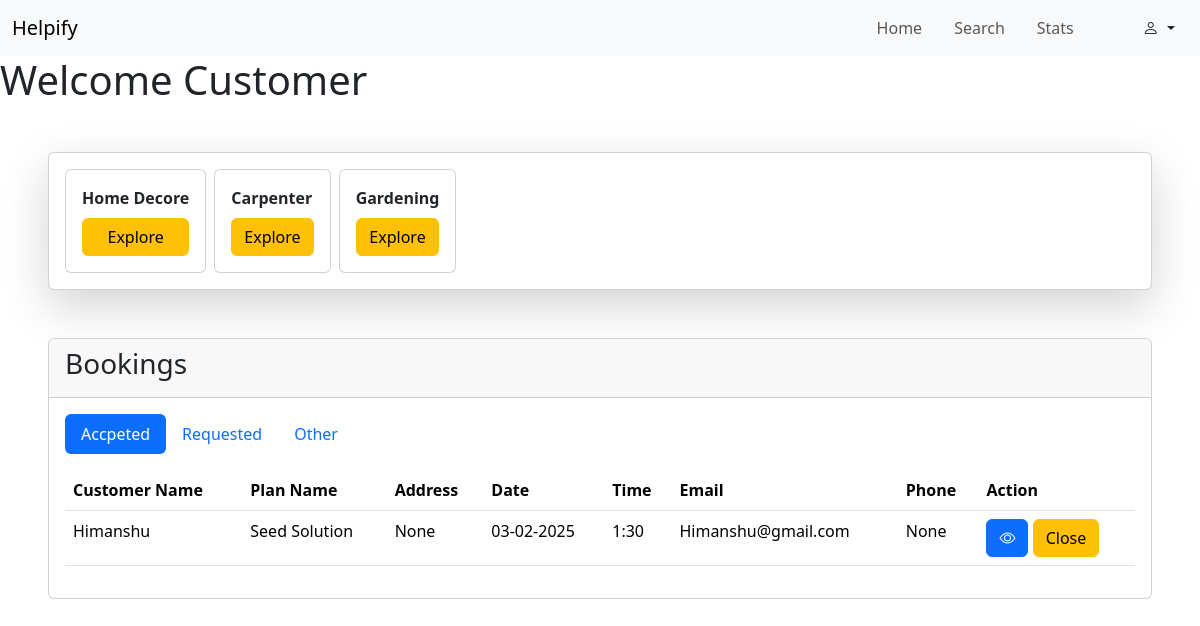
The app's page /customer/dashboard (signed in), older data.
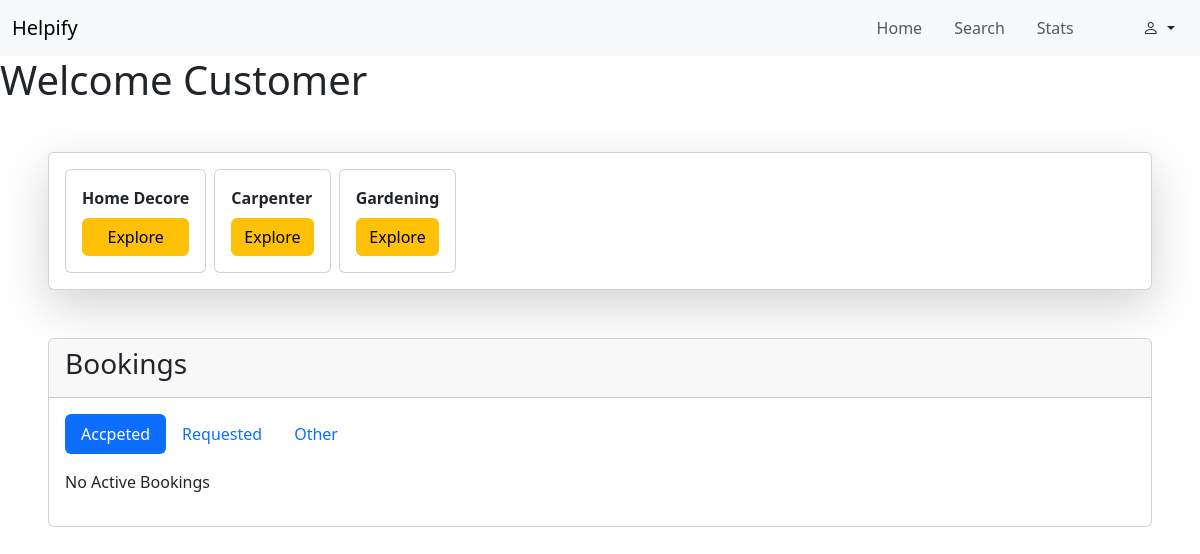
The same page, newer data.
### backend/models.py (models this page shows, shortened)
class ServiceCategory(db.Model):
    __tablename__ = "category"
    id = db.Column(db.Integer, primary_key=True, autoincrement=True)
    name = db.Column(db.String, unique=True)
    base_price = db.Column(db.Integer)
    tags = db.Column(db.String)
    img_url = db.Column(db.String, unique=True)
    service_plans = db.relationship("ServicePlan", backref="category")
    professionals = db.relationship("Professional", backref="category",cascade="all, delete-orphan")

class Booking(db.Model):
    __tablename__ = "booking"
    id = db.Column(db.Integer, primary_key=True, autoincrement=True)
    date = db.Column(db.String)
    time = db.Column(db.String)
    address = db.Column(db.String)
    status = db.Column(db.String)
    rating = db.Column(db.Integer)
    ratingmessage=db.Column(db.String)
    remark=db.Column(db.String)
    professional_id = db.Column(db.Integer, db.ForeignKey("professional.id"), nullable=False)
    customer_id = db.Column(db.Integer, db.ForeignKey("customer.id"), nullable=False)
    category_id = db.Column(db.Integer, db.ForeignKey("category.id"), nullable=False)
    service_plan_id = db.Column(db.Integer, db.ForeignKey("service_plan.id"), nullable=False)

class User(db.Model,UserMixin):
    __tablename__ = "customer"
    id = db.Column(db.Integer, primary_key=True, autoincrement=True)
    name = db.Column(db.String, unique=True)
    address = db.Column(db.String)
    city = db.Column(db.String)
    email = db.Column(db.String, unique=True)
    password = db.Column(db.String)
    phone = db.Column(db.String)
    status=db.Column(db.String)
    sent_booking = db.relationship("Booking", backref="customer")

class ServicePlan(db.Model):
    __tablename__ = "service_plan"
    id = db.Column(db.Integer, primary_key=True, autoincrement=True)
    name = db.Column(db.String, unique=True)
    price = db.Column(db.Integer)
    description = db.Column(db.String)
    planimg=db.Column(db.String)
    tags=db.Column(db.String)
    category_id = db.Column(db.Integer, db.ForeignKey("category.id"), nullable=False)
    professional_id = db.Column(db.Integer, db.ForeignKey("professional.id"), nullable=False)
    bookings = db.relationship("Booking", backref="service_plan")

### backend/routes.py (the view, shortened to what this page needs)
@app.route("/customer/dashboard", methods=["GET","POST"])
@login_required
def cust_dash():
    if isinstance(current_user, User):
        if request.method=="GET":
            cat= db.session.query(ServiceCategory).all()
            all_bookings=db.session.query(Booking).filter_by(customer_id=current_user.id).all()
            A_b=[]
            R_b =[]
            O_b = []
            for booking in all_bookings:
                    if booking.status=="Accepted" or booking.status=="inprogress" or booking.status=="Done":
                        A_b.append(booking)
                    elif booking.status == "Requested":
                        R_b.append(booking)
                    else:
                        O_b.append(booking)
            print(O_b)
            return render_template("/customer/dashboard.html",u=current_user,cats=cat,A_b=A_b,R_b = R_b,O_b = O_b)
    else:
        return "unauth"

### app.py (called while the page is built)
def initial_Setup():
    app = Flask(__name__)
    app.config["SQLALCHEMY_DATABASE_URI"]="sqlite:///my_app_db.sqlite3"
    app.config["SECRET_KEY"] = "xyshhfjf"
    login_manager = LoginManager(app)
    @login_manager.user_loader
    def load_user(user_email):
        return db.session.query(Admin).filter_by(email = user_email).first()  or \
             db.session.query(User).filter_by(email = user_email).first() or \
              db.session.query(Professional).filter_by(email = user_email).first()
    db.init_app(app)
    with app.app_context():
        if not os.path.exists("my_app_db.sqlite3"):
            db.create_all()
    app.app_context().push()
    return

### templates/customer/dashboard.html (shortened to what this page needs)
{% extends "/customer/base.html" %}
{% block content %}
<main>
    <h1>Welcome Customer </h1>
    <div class="card mt-5 ms-5 me-5 shadow-lg ">
        <div class="row m-3 gap-2">
            {% for i in cats %}
            <div class="col-3 card p-3" style="width: auto;">
                <b>{{i.name}}</b>
                <button class="btn btn-warning mt-2">Explore</button>
            </div>
            {% endfor %}
        </div>
    </div>
    <div class="card ms-5 me-5 mt-5">
        <div class="card-header">
            <h3>Bookings</h3>
        </div>
        <div class="card-body">
            <ul class="nav nav-pills mb-3" id="pills-tab" role="tablist">
                <li class="nav-item" role="presentation">
                    <button class="nav-link active" id="pills-home-tab" data-bs-toggle="pill"
                        data-bs-target="#pills-Active" type="button" role="tab" aria-controls="pills-home"
                        aria-selected="true">Accpeted</button>
                </li>
                <li class="nav-item" role="presentation">
                    <button class="nav-link" id="pills-profile-tab" data-bs-toggle="pill"
                        data-bs-target="#pills-Requested" type="button" role="tab" aria-controls="pills-profile"
                        aria-selected="false">Requested</button>
                </li>
                <li class="nav-item" role="presentation">
                    <button class="nav-link" id="pills-contact-tab" data-bs-toggle="pill"
                        data-bs-target="#pills-Flagged" type="button" role="tab" aria-controls="pills-contact"
                        aria-selected="false">Other</button>
                </li>
            </ul>
            <div class="tab-content" id="pills-tabContent">
                <div class="tab-pane fade show active" id="pills-Active" role="tabpanel"
                    aria-labelledby="pills-home-tab" tabindex="0">
                    {% if A_b %}
                    <table class="table">
                        <thead>
                            <tr>
                                <th scope="col">Customer Name</th>
                                <th scope="col">Plan Name</th>
                                <th scope="col">Address</th>
                                <th scope="col">Date</th>
                                <th scope="col">Time</th>
                                <th scope="col">Email</th>
                                <th scope="col">Phone</th>
                                <th scope="col">Action</th>
                            </tr>
                        </thead>
                        <tbody>
                            {% for i in A_b %}
                            <tr>
                                <td>{{i.customer.name}}</td>
                                <td>{{i.service_plan.name}}</td>
                                <td>{{i.customer.address}}</td>
                                <td>{{i.date}}</td>
                                <td>{{i.time}}</td>
                                <td>{{i.customer.email}}</td>
                                <td>{{i.customer.phone}}</td>
                                <td>
                                    <button class="btn btn-primary" type="button" data-bs-toggle="modal"
                                        data-bs-target="#bdetail-{{i.id}}"><i class="bi bi-eye"></i></button>
                                    {% if i.status=="Done" %}
                                        <button class="btn btn-warning" data-bs-toggle="modal"
                                        data-bs-target="#close-{{i.id}}" >Close</button>
                                    {% endif %}
                                </td>
                            </tr>
                            {% endfor %}
                        </tbody>
                    </table>
                    {% else %}
                    <p>No Active Bookings </p>
                    {% endif %}
                </div>
            </div>
        </div>
    </div>
</main>
{% endblock %}

### templates/customer/base.html (shortened to what this page needs)
<!DOCTYPE html>
<html lang="en">
<head>
    <link rel="stylesheet" href="https://cdn.jsdelivr.net/npm/bootstrap@5.3.3/dist/css/bootstrap.min.css">
    <link rel="stylesheet" href="https://cdn.jsdelivr.net/npm/bootstrap-icons@1.11.3/font/bootstrap-icons.min.css">
</head>
<body>
    <nav class="navbar navbar-expand-lg bg-body-tertiary">
        <div class="container-fluid ">
            <a class="navbar-brand" href="#">Helpify</a>
            <div class="collapse navbar-collapse " id="navbarSupportedContent">
                <ul class="navbar-nav ms-auto me-5 mb-2 mb-lg-0 ">
                    <li class="nav-item">
                        <a class="nav-link {% if page=='home' %}active{% endif %}" aria-current="page" href="/admin/dashboard">Home</a>
                    </li>
                    <li class="nav-item ms-3">
                        <a class="nav-link {% if page=='search' %}active{% endif %}" href="/admin/search">Search</a>
                    </li>
                    <li class="nav-item ms-3">
                        <a class="nav-link" aria-disabled="true">Stats</a>
                    </li>
                </ul>
                <div class="dropdown">
                    <button class="btn dropdown-toggle" type="button" data-bs-toggle="dropdown" aria-expanded="false">
                        <i class="bi bi-person"></i>
                    </button>
                </div>
            </div>
        </div>
    </nav>
    {% block content %}
    {% endblock %}
</body>
</html>

Row changes from the older to the newer data that the page shows:
no longer on this page (row edited): Booking: customer.name "Himanshu", service_plan.name "Seed Solution", customer.address "None", date "03-02-2025", time "1:30", customer.email "Himanshu@gmail.com", customer.phone "None"
Text that changed along with them:
text no longer shown: "Customer Name Plan Name Address Date Time Email Phone Action"
text now shown: "No Active Bookings"
